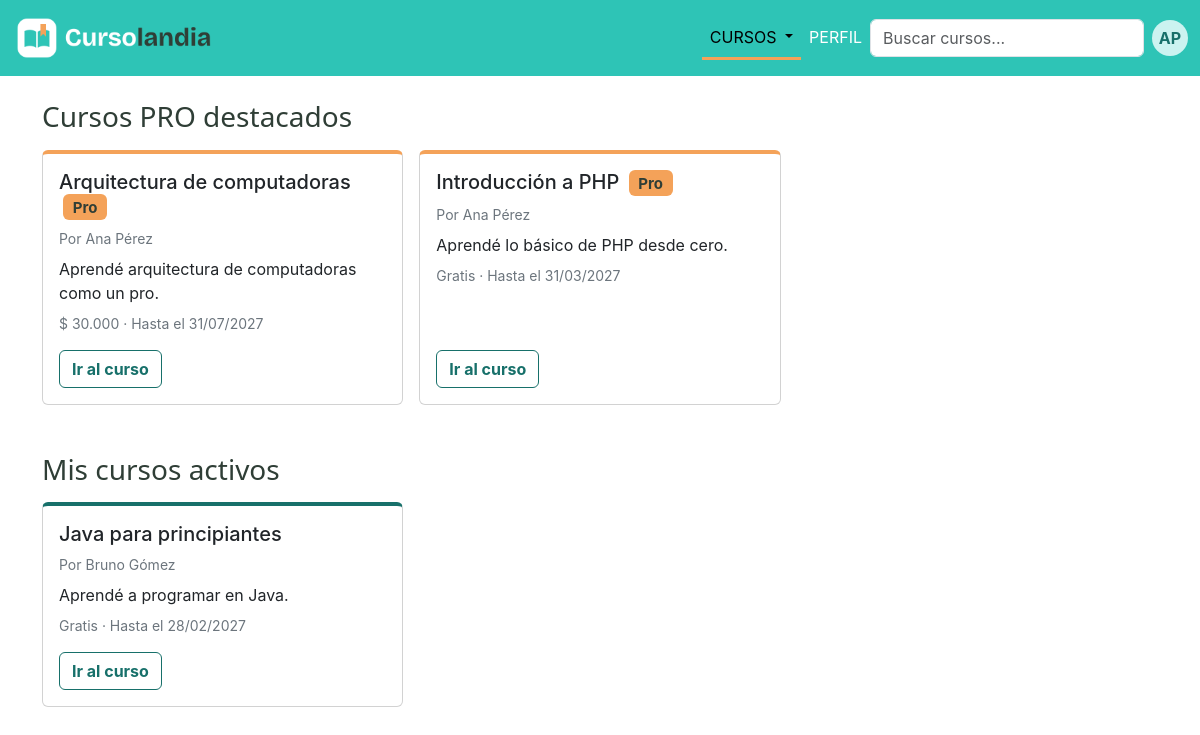
The app's page /vistas/principal.php (signed in) with its own data.
### tables this page shows
CREATE TABLE curso (
    id_curso      INT UNSIGNED NOT NULL AUTO_INCREMENT,
    titulo        VARCHAR(100) NOT NULL,
    descripcion   TEXT NOT NULL,
    costo         DECIMAL(10,2) NULL,
    cupo          INT UNSIGNED NULL,
    fecha_inicio  DATE NOT NULL,
    fecha_fin     DATE NOT NULL,
    tipo_acceso   ENUM('publico','privado') NOT NULL DEFAULT 'publico',
    id_creador    INT UNSIGNED NOT NULL,
    PRIMARY KEY (id_curso),
    CONSTRAINT chk_curso_costo  CHECK (costo > 0),
    CONSTRAINT chk_curso_cupo   CHECK (cupo > 0),
    CONSTRAINT chk_curso_fechas CHECK (fecha_fin >= fecha_inicio),
    CONSTRAINT fk_curso_creador FOREIGN KEY (id_creador)
        REFERENCES usuario (id_usuario)
        ON UPDATE CASCADE
        ON DELETE RESTRICT
);

CREATE TABLE usuario (
    id_usuario        INT UNSIGNED NOT NULL COMMENT 'DNI del usuario',
    nombre            VARCHAR(50)  NOT NULL,
    apellido          VARCHAR(50)  NOT NULL,
    email             VARCHAR(100) NOT NULL UNIQUE,
    contrasenia       VARCHAR(255) NOT NULL,
    fecha_nacimiento  DATE NOT NULL,
    telefono          VARCHAR(20)  NULL,
    antecedentes      TEXT NULL,
    imagen_principal  VARCHAR(255) NOT NULL DEFAULT 'img/avatar-default.png',
    tipo_plan         ENUM('gratuito','pro') NOT NULL DEFAULT 'gratuito',
    fecha_venc_pro    DATE NULL,
    PRIMARY KEY (id_usuario),
    CONSTRAINT chk_usuario_dni CHECK (id_usuario BETWEEN 1000000 AND 99999999),
    CONSTRAINT chk_usuario_pro CHECK (tipo_plan = 'gratuito' OR fecha_venc_pro IS NOT NULL)
);

### controles/ControlCurso.php (called while the page is built, shortened)
<?php
require_once __DIR__ . '/../clases/Curso.php';
require_once __DIR__ . '/../clases/Usuario.php';
require_once __DIR__ . '/../traits/AccesoBD.php';
class ControlCurso
{
    public function obtenerDestacados()
    {
        $sql = self::SELECT_CURSO . "
                WHERE u.tipo_plan = 'pro' AND u.fecha_venc_pro >= CURDATE()
                  AND c.fecha_fin >= CURDATE()
                ORDER BY c.fecha_inicio";
        $resultado = $this->consultar($sql);
        return $this->armarCursos($resultado);
    }
    public function obtenerActivosDeInscripto(int $idUsuario)
    {
        $sql = self::SELECT_CURSO . "
                JOIN inscripcion i ON i.id_curso = c.id_curso
                WHERE i.id_usuario = ?
                  AND i.estado = 'confirmada'
                  AND CURDATE() BETWEEN c.fecha_inicio AND c.fecha_fin
                ORDER BY c.fecha_fin";
        $resultado = $this->consultar($sql,'i',[$idUsuario]);
        return $this->armarCursos($resultado);
    }
    private function armarCursos($resultado)
    {
        $cursos = [];
        while ($fila = mysqli_fetch_assoc($resultado)) {
            $creador = new Usuario(
                $fila['id_usuario'],
                $fila['nombre'],
                $fila['apellido'],
                $fila['email'],
                '',
                $fila['fecha_nacimiento'],
                $fila['telefono'],
                $fila['antecedentes'],
                $fila['imagen_principal'],
                $fila['tipo_plan'],
                $fila['fecha_venc_pro']
            );
            $cursos[] = new Curso(
                $fila['id_curso'],
                $fila['titulo'],
                $fila['descripcion'],
                $fila['costo'],
                $fila['cupo'],
                $fila['fecha_inicio'],
                $fila['fecha_fin'],
                $fila['tipo_acceso'],
                $creador
            );
        }
        return $cursos;
    }
}

### traits/AccesoBD.php (called while the page is built)
<?php
trait AccesoBD{
    private $conexion;
    public function __construct($conexion){
        $this->conexion = $conexion;
    }
    private function consultar(string $sql, string $tipos='', array $param=[]){
        $sentencia = mysqli_prepare($this->conexion,$sql);
        if($tipos!==''){
            mysqli_stmt_bind_param($sentencia,$tipos,...$param);
        }
        mysqli_stmt_execute($sentencia);
        return mysqli_stmt_get_result($sentencia);
    }
}

### clases/Curso.php (called while the page is built, shortened)
<?php
require_once __DIR__ . '/Usuario.php';
    class Curso{
        private $id;
        private $titulo;
        private $descripcion;
        private $costo;
        private $fecha_fin;
        private $creador;
        public function __construct($id,$titulo,$descripcion,$costo,$cupo,$fecha_inicio,$fecha_fin,$tipo_acceso,Usuario $creador){
            $this->id = $id;
            $this->titulo = $titulo;
            $this->descripcion = $descripcion;
            $this->costo = $costo;
            $this->fecha_fin = $fecha_fin;
            $this->creador = $creador;
        }
        public function getId(){
            return $this->id;
        }
        public function getTitulo(){
            return $this->titulo;
        }
        public function getDescripcion(){
            return $this->descripcion;
        }
        public function getCosto(){
            return $this->costo;
        }
        public function getFechaFin(){
            return $this->fecha_fin;
        }
        public function getCreador(){
            return $this->creador;
        }
        public function esGratuito(){
            return $this->costo === null;
        }
        public function esDestacado(){
            return $this->creador->esPro();
        }
    }

### clases/Usuario.php (called while the page is built, shortened)
<?php
class Usuario{
        private $nombre;
        private $apellido;
        private $tipo_plan;
        private $fecha_venc_pro;
        public function __construct($id_usuario,$nombre,$apellido,$email,$contrasenia,$fecha_nacimiento,$telefono,$antecedentes,$imagen_principal,$tipo_plan,$fecha_venc_pro){
            $this->nombre = $nombre;
            $this->apellido = $apellido;
            $this->tipo_plan = $tipo_plan;
            $this->fecha_venc_pro = $fecha_venc_pro;
        }
        public function getNombre(){
            return $this->nombre;
        }
        public function getApellido(){
            return $this->apellido;
        }
        public function esPro(){
            if($this->tipo_plan === 'pro' && date('Y-m-d')<=$this->fecha_venc_pro){
                return true;
            }
            return false;
        }
    }

### includes/tarjeta_curso.php (the view)
<?php
$precio = $curso->esGratuito() ? 'Gratis' : '$ ' . number_format($curso->getCosto(), 0, ',', '.');
$hasta  = date('d/m/Y', strtotime($curso->getFechaFin()));
?>
<div class="col-sm-6 col-lg-4">
    <div class="card h-100 <?= $curso->esDestacado() ? 'card-pro' : 'curso' ?>">
        <div class="card-body d-flex flex-column gap-2">
            <h5 class="card-title mb-0">
                <?= htmlspecialchars($curso->getTitulo()) ?>
                <?php if ($curso->esDestacado()): ?>
                    <span class="badge ms-1">Pro</span>
                <?php endif; ?>
            </h5>
            <p class="small text-secondary mb-0">Por <?= htmlspecialchars($curso->getCreador()->getNombre() . ' ' . $curso->getCreador()->getApellido()) ?></p>
            <p class="card-text mb-0"><?= htmlspecialchars($curso->getDescripcion()) ?></p>
            <p class="small text-secondary mb-2"><?= $precio ?> · Hasta el <?= $hasta ?></p>
            <a href="curso.php?id=<?= $curso->getId() ?>" class="btn link-curso mt-auto align-self-start">Ir al curso</a>
        </div>
    </div>
</div>

### vistas/principal.php (shortened to what this page needs)
<?php
require_once __DIR__ . '/../conexiones/conexion.php';
require_once __DIR__ . '/../controles/ControlCurso.php';
$controlCurso = new ControlCurso($conexion);
$destacados = $controlCurso->obtenerDestacados();
$misCursos  = $controlCurso->obtenerActivosDeInscripto($_SESSION['id_usuario']);
?>
<!DOCTYPE html>
<html lang="es">
<head>
    <link href="https://cdn.jsdelivr.net/npm/bootstrap@5.3.8/dist/css/bootstrap.min.css" rel="stylesheet">
    <link href="../css/styles.css" rel="stylesheet">
</head>
<body>
    <?php require __DIR__ . '/../includes/navbar.php'; ?>
    <main class="container my-4">
        <section class="mb-5">
            <h2 class="h3 mb-3">Cursos PRO destacados</h2>
            <?php if (count($destacados) === 0): ?>
                <p class="text-secondary">Por ahora no hay cursos destacados.</p>
            <?php else: ?>
                <div class="row g-3">
                    <?php foreach ($destacados as $curso): ?>
                        <?php require __DIR__ . '/../includes/tarjeta_curso.php'; ?>
                    <?php endforeach; ?>
                </div>
            <?php endif; ?>
        </section>
        <section>
            <h2 class="h3 mb-3">Mis cursos activos</h2>
            <?php if (count($misCursos) === 0): ?>
                <p class="text-secondary">Todavía no estás inscripto en ningún curso activo. <a href="cursos.php">Ver todos los cursos</a></p>
            <?php else: ?>
                <div class="row g-3">
                    <?php foreach ($misCursos as $curso): ?>
                        <?php require __DIR__ . '/../includes/tarjeta_curso.php'; ?>
                    <?php endforeach; ?>
                </div>
            <?php endif; ?>
        </section>
    </main>
</body>
</html>

### css/styles.css (style rules this page uses)
:root { --color-texto: #2F3E36; --color-acento: #F4A259; --color-suave: #CBF3F0; --color-fondo: #FFFFFF; --color-principal: #2EC4B6; --color-principal-oscuro: #17706A; }
body { font-family: 'Inter', system-ui, sans-serif; color: var(--color-texto); }
h1, h2 { font-family: 'Poppins', system-ui, sans-serif; }
.badge { background-color: var(--color-acento); color: var(--color-texto); }
.card-pro { border-top: 4px solid var(--color-acento); }
.curso { border-top: 4px solid var(--color-principal-oscuro); }
.link-curso { color: var(--color-principal-oscuro); font-weight: bold; text-decoration: none; background-color: var(--color-fondo); border-color: var(--color-principal-oscuro); }

### records on screen
curso: titulo "Arquitectura de computadoras", id_creador.apellido "Ana Pérez", descripcion "Aprendé arquitectura de computadoras como un pro.", costo "$ 30.000", fecha_fin "31/07/2027"
curso: titulo "Introducción a PHP", id_creador.apellido "Ana Pérez", descripcion "Aprendé lo básico de PHP desde cero.", costo "Gratis", fecha_fin "31/03/2027"
curso: titulo "Java para principiantes", id_creador.apellido "Bruno Gómez", descripcion "Aprendé a programar en Java.", costo "Gratis", fecha_fin "28/02/2027"

### other values on screen
$_SESSION['iniciales'] "AP"
